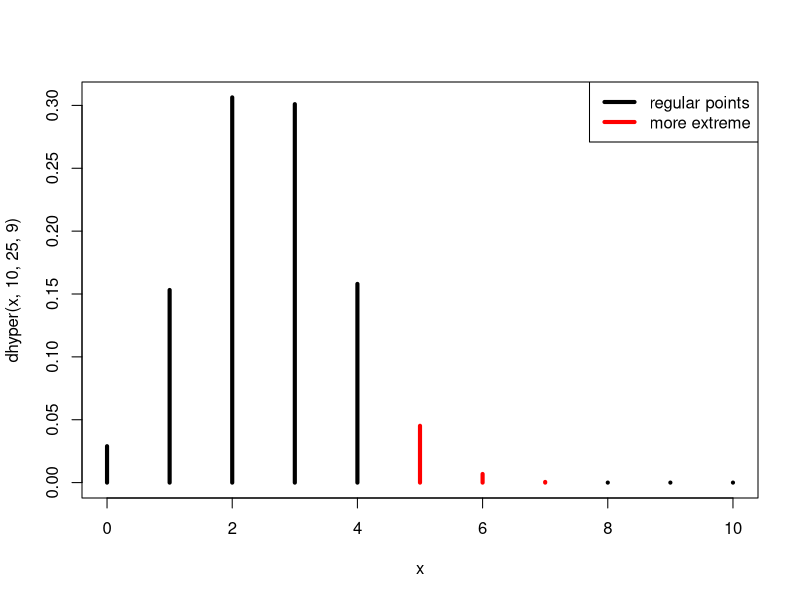
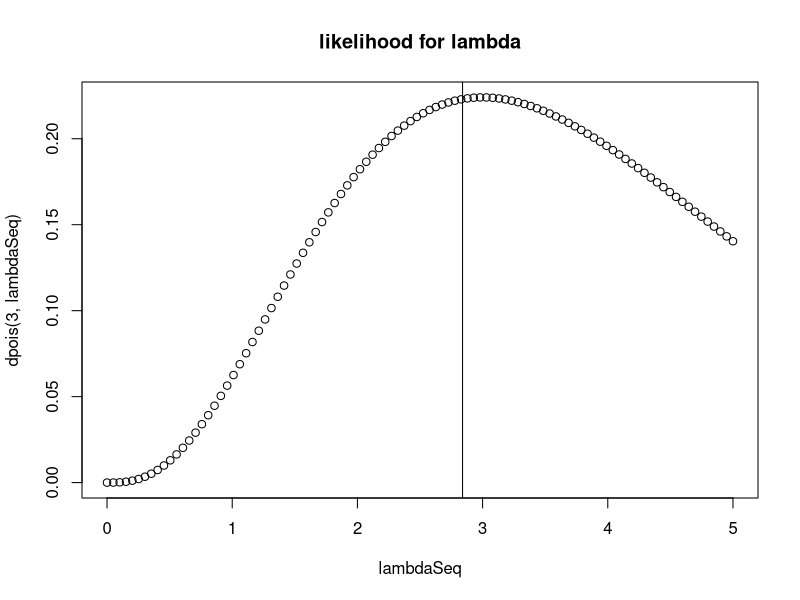
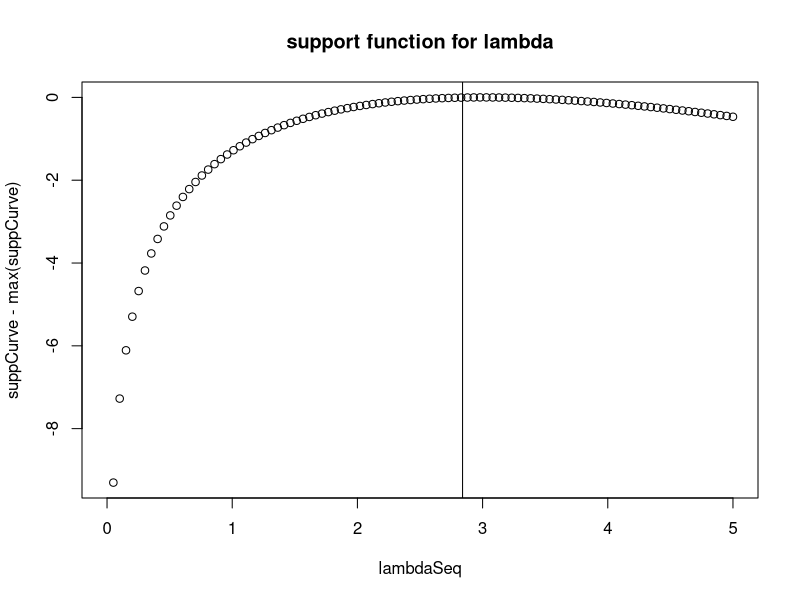
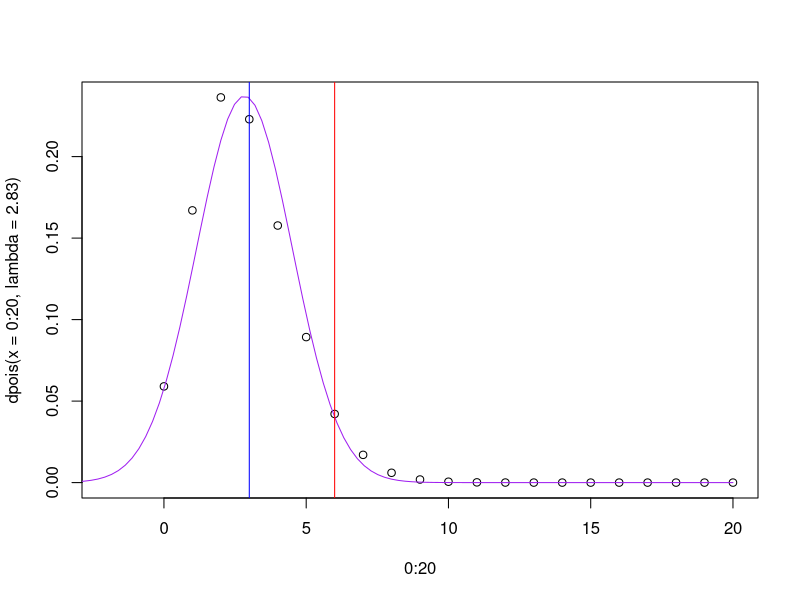

The R script that drew these images, in order:
## ---- chunk 1

print("Portfolio Assignment")


## ---- chunk 2

myData <- read.csv('./data/sleepCoffeeProductivity.csv')

cat("Is data a dataframe: ", is.data.frame(myData), "\n")
cat("Dataset Contains: ", ncol(myData), " Attributes\n")
cat("Dataset Contains: ", nrow(myData), " Instances")


## ---- chunk 3
print("Preliminary Eyeball Data: ")
cat("Max Morning Productivity: ", max(myData$Day.Productivity), "\n")
cat("Mean Morning Productivity: ", mean(myData$Day.Productivity), "\n\n")

cat("Max Night Productivity: ", max(myData$Night.Time.Productivity), "\n")
cat("Mean Night Productivity: ", mean(myData$Night.Time.Productivity))


## ---- chunk 4

t.test(myData$Day.Productivity, myData$Night.Time.Productivity, paired=TRUE)


## ---- chunk 5

addictP <- sum(dhyper(4:10, 10,25,9))

cat("Our P value to test for addiction is: ", addictP, " Our p value is: ", addictP*100, "%")

## ---- chunk 6


#Verify
x <- 0:10
plot(x, dhyper(x,10,25,9),type='h',lwd=4,col=c(rep("black",5),rep("red",3)))
legend("topright",lwd=4, col=c("black","red"),legend=c("regular points","more extreme"))


## ---- chunk 7

addictMatrix <- matrix(c(4,6,5,20),2,2,byrow=TRUE)
dimnames(addictMatrix) <- list (week=c("End","Day"),  drinkingHabit=c("Abuse","Normal") )
addictMatrix

fisher.test(addictMatrix, alternative="greater")

## ---- chunk 8

lambda <- mean(myData$Total.Daily.Productivity)


## ---- chunk 9

lambdaSeq <- seq(from = 0, to = 5 , len = 100)
plot(lambdaSeq, dpois(3,lambdaSeq), main = "likelihood for lambda")
abline(v = lambda )

## ---- chunk 10

suppCurve <- dpois(3, lambdaSeq, log = TRUE)
plot(lambdaSeq,suppCurve-max(suppCurve),main='support function for lambda')
abline(v=lambda)


## ---- chunk 11

critcalObs <- qpois(0.95, lambda ) 
pVal <- ppois(critcalObs,lambda ) 


plot(0:20, dpois( x=0:20, lambda=2.83 ), xlim=c(-2,20))
normden <- function(x){dnorm(x, mean=2.83, sd=sqrt(2.83))}
curve(normden, from=-4, to=20, add=TRUE, col="purple")

abline(v=critcalObs, col = "red" ) 
abline(v=3, col = "blue")


## ---- chunk 12

library(MASS)
chiTestTbl <- table(myData$sleepTimeCatClass, myData$Total.Daily.Productivity)

chiTestTbl

cat(chiTestTbl, "\n\n")
chisq.test(chiTestTbl)


## ---- chunk 13
#make it further accurate by combining tables into 3 groups
newTbl <- cbind(chiTestTbl[,"0"]+chiTestTbl[,"1.1"]+chiTestTbl[,"1.15"]+chiTestTbl[,"1.45"]+chiTestTbl[,"2"]+chiTestTbl[,"2.05"]+chiTestTbl[,"2.15"],
                chiTestTbl[,"2.3"]+chiTestTbl[,"2.6"]+chiTestTbl[,"2.7"]+chiTestTbl[,"3.05"]+chiTestTbl[,"3.35"]+chiTestTbl[,"3.4"]+chiTestTbl[,"3.45"],
                chiTestTbl[,"3.4"]+chiTestTbl[,"3.8"]+chiTestTbl[,"4.15"]+chiTestTbl[,"4.3"]+chiTestTbl[,"4.35"]+chiTestTbl[,"4.45"]+chiTestTbl[,"5"]+chiTestTbl[,"5.3"])


chisq.test(newTbl)

#cbtl <- cbind(chiTestTbl)

## ---- chunk 14

#make it further accurate by combining tables into 3 groups
newTbl <- cbind(chiTestTbl[,"0"]+chiTestTbl[,"1.1"]+chiTestTbl[,"1.15"]+chiTestTbl[,"1.45"]+chiTestTbl[,"2"]+chiTestTbl[,"2.05"]+chiTestTbl[,"2.15"]+ chiTestTbl[,"2.3"]+chiTestTbl[,"2.6"]+chiTestTbl[,"2.7"],
                chiTestTbl[,"3.05"]+chiTestTbl[,"3.35"]+chiTestTbl[,"3.4"]+chiTestTbl[,"3.45"]+chiTestTbl[,"3.4"]+chiTestTbl[,"3.8"]+chiTestTbl[,"4.15"]+chiTestTbl[,"4.3"]+chiTestTbl[,"4.35"]+chiTestTbl[,"4.45"]+
                chiTestTbl[,"5"]+chiTestTbl[,"5.3"])       


chisq.test(newTbl)

#cbtl <- cbind(chiTestTbl)



## ---- chunk 15

expect <- c()

obs <- c()



## ---- chunk 16
mean(myData$Total.Daily.Productivity)
## ---- chunk 17



## ---- chunk 18




